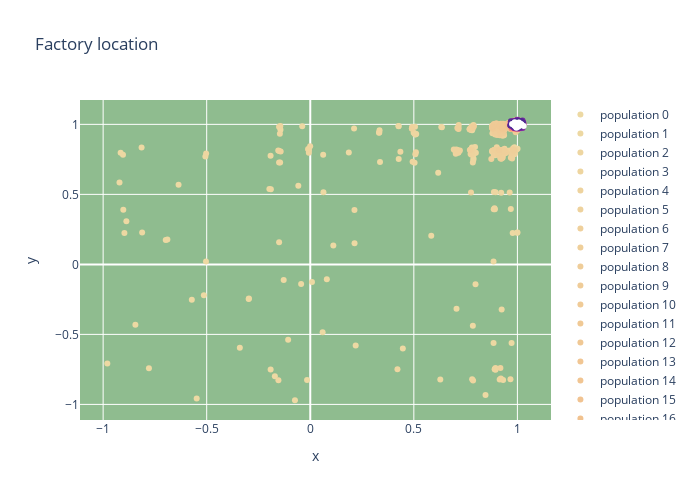

The notebook cell saved with this chart:
### Markdown cell above
__Graficzna reprezentacja ewolucji__

### Code cell
X, Y = generations[:,:,0].flatten(), generations[:,:,1].flatten()

layout = go.Layout(width=700, height=500,
                    title='Factory location',
                    xaxis_title='x',
                    yaxis_title='y',
                    plot_bgcolor='DarkSeaGreen')
fig = go.Figure(layout=layout)

colorscale = sample_colorscale('Agsunset', list(np.linspace(0, 1, len(generations))))
colorscale.reverse()
colorscale[-1]='white'
for i, pop in enumerate(generations):
    fig.add_trace(go.Scatter(x=pop[:,0], y=pop[:,1], mode='markers',
                  name=f'population {i}', 
                  marker=dict(size=6,
                  color=colorscale[i])))
fig.show()
